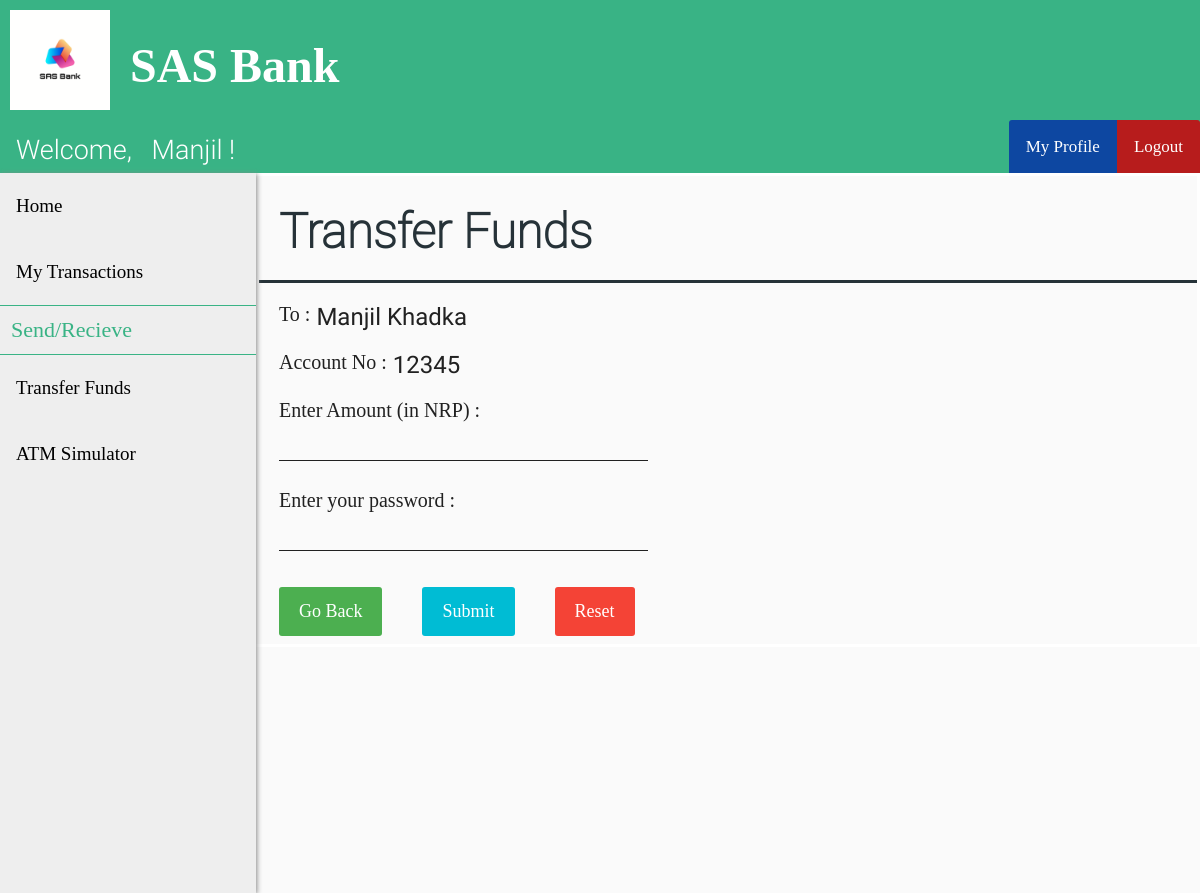
The page /Project-I-master/send_funds.php?cust_id=8 (signed in) on the database its author committed.
### tables this page shows
CREATE TABLE `customer` (
  `cust_id` int(11) NOT NULL,
  `first_name` varchar(30) DEFAULT NULL,
  `last_name` varchar(30) DEFAULT NULL,
  `gender` varchar(10) DEFAULT NULL,
  `dob` date DEFAULT NULL,
  `citizen_no` int(11) DEFAULT NULL,
  `email` varchar(30) DEFAULT NULL,
  `phone_no` varchar(20) DEFAULT NULL,
  `address` varchar(255) DEFAULT NULL,
  `branch` varchar(30) DEFAULT NULL,
  `account_no` int(11) DEFAULT NULL,
  `pin` int(4) DEFAULT NULL,
  `uname` varchar(30) DEFAULT NULL,
  `pwd` varchar(30) DEFAULT NULL
);

### Project-I-master/send_funds.php (the view, shortened to what this page needs)
<?php
include "header.php";
include "customer_navbar.php";
include "customer_sidebar.php";
if (isset($_GET['cust_id'])) {
    $id = $_GET['cust_id'];
}
$sql0 = "SELECT * FROM customer WHERE cust_id=" . $id;
$result0 = $conn->query($sql0);
$row0 = $result0->fetch_assoc();
?>
<!DOCTYPE html>
<html>
<head>
    <link rel="stylesheet" href="customer_add_style.css">
</head>
<body>
    <form class="add_customer_form" action="send_funds_action.php?cust_id=<?php echo $id ?>" method="post">
        <div class="flex-container-form_header">
            <h1 id="form_header">Transfer Funds</h1>
        </div>
        <div class="flex-container">
            <div class=container>
                <label>
                    To : <label id="info_label">
                        <?php echo $row0["first_name"] . " " . $row0["last_name"] ?>
                    </label>
                </label>
            </div>
        </div>
        <div class="flex-container">
            <div class=container>
                <label>Account No : <label id="info_label">
                        <?php echo $row0["account_no"] ?>
                    </label></label>
            </div>
        </div>
        <div class="flex-container">
            <div class=container>
                <label>Enter Amount (in NRP) :</label><br>
                <input name="amt" size="24" type="text" required />
            </div>
        </div>
        <div class="flex-container">
            <div class=container>
                <label>Enter your password :</b></label><br>
                <input name="password" size="24" type="password" required />
            </div>
        </div>
        <div class="flex-container">
            <div class="container">
                <a href="beneficiary.php" class="button">Go Back</a>
            </div>
            <div class="container">
                <button type="submit">Submit</button>
            </div>
            <div class="container">
                <button type="reset" class="reset" onclick="return confirmReset();">Reset</button>
            </div>
        </div>
    </form>
</body>
</html>

### Project-I-master/customer_navbar.php (shortened to what this page needs)
<?php
include "connect.php";
if (isset($_SESSION['loggedIn_cust_id'])) {
    $sql0 = "SELECT * FROM customer WHERE cust_id=" . $_SESSION['loggedIn_cust_id'];
    $result = $conn->query($sql0);
    $row = $result->fetch_assoc();
}
?>
<!DOCTYPE html>
<html>
<head>
    <link rel="stylesheet" href="user_navbar_style.css">
</head>
<body>
    <div class="nav-wrapper">
        <div class="topnav" id="theTopNav">
            <a id="user">Welcome, &nbsp
                <?php echo $row["first_name"]; ?> !
            </a>
            <a id="logout" href="logout_action.php" onclick="return confirm('Are you sure?')">Logout</a>
            <a id="profile" href="customer_profile.php">My Profile</a>
        </div>
    </div>
</body>
</html>

### Project-I-master/header_style.css (style rules this page uses)
body { margin: 0; padding: 0; background-color: #FAFAFA; }
h1 { font-family: OpenSans-Light; color: white; font-size: 3rem; line-height: 3rem; margin-top: calc((1.5rem - 2rem) + 2.5rem); margin-bottom: 1.5rem; }

### Project-I-master/user_navbar_style.css (style rules this page uses)
.nav-wrapper { height: 53px; background: #39b385; }
.nav-wrapper .topnav { background-color: #39b385; overflow: hidden; height: 53px; }
.topnav a[id="user"] { float: left; display: block; color: white; text-align: center; padding: 14px 16px; text-decoration: none; font-size: 27px; font-family: Roboto-Light; }
.topnav a[id="profile"] { float: right; display: block; color: white; text-align: center; padding: 17px 17px; text-decoration: none; font-size: 17px; font-family: OpenSans-Bold; background-color: #0D47A1; border-top-left-radius: 3px; }
.topnav a[id="logout"] { float: right; display: block; color: white; text-align: center; padding: 17px 17px; text-decoration: none; font-size: 17px; font-family: OpenSans-Bold; background-color: #b71c1c; border-top-right-radius: 3px; }

### Project-I-master/customer_add_style.css (style rules this page uses)
.flex-container { display: -webkit-flex; display: flex; margin-left: 256px; width: auto; height: auto; -webkit-flex-wrap: wrap; flex-wrap: wrap; background-color: #FAFAFA; }
.flex-container-form_header { display: -webkit-flex; display: flex; margin-left: 256px; width: auto; height: auto; background-color: #FAFAFA; border-bottom: 3px solid #263238; }
h1[id="form_header"] { margin-left: 20px; font-family: Roboto-Thin; color: #263238; }
form { border: 3px solid white; width: inherit; margin-left: 0px; }
label { display: block; float: left; color: #212121; font-family: OpenSans-Bold; font-size: 20px; }
label[id="info_label"] { display: block; float: right; margin-left: 6px; font-family: Roboto-Regular; color: #212121; font-size: 24px; }
input[type=text], input[type=password] { font-family: Roboto-Regular; color: #212121; font-size: 24px; width: auto; margin: 8px 0; padding: 1px 1px; border: 0; border-bottom: 1px solid #212121; box-sizing: border-box; background-color: transparent; }
.container { margin-top: 20px; margin-left: 20px; margin-right: 20px; float: left; display: inline-block; }
button { font-family: OpenSans-Regular; font-size: 18px; background-color: #00BCD4; color: white; padding: 14px 20px; margin: 8px 0; border: none; cursor: pointer; width: 100%; border-radius: 3px; }
.button { background-color: #4CAF50; border: none; color: white; font-family: OpenSans-Regular; font-size: 18px; padding: 14px 20px; margin: 8px 0; text-align: center; text-decoration: none; display: inline-block; border-radius: 3px; cursor: pointer; }
.reset { width: auto; background-color: #f44336; }

### rows shown on the page
customer: first_name "Manjil", last_name "Khadka", account_no "12345"
